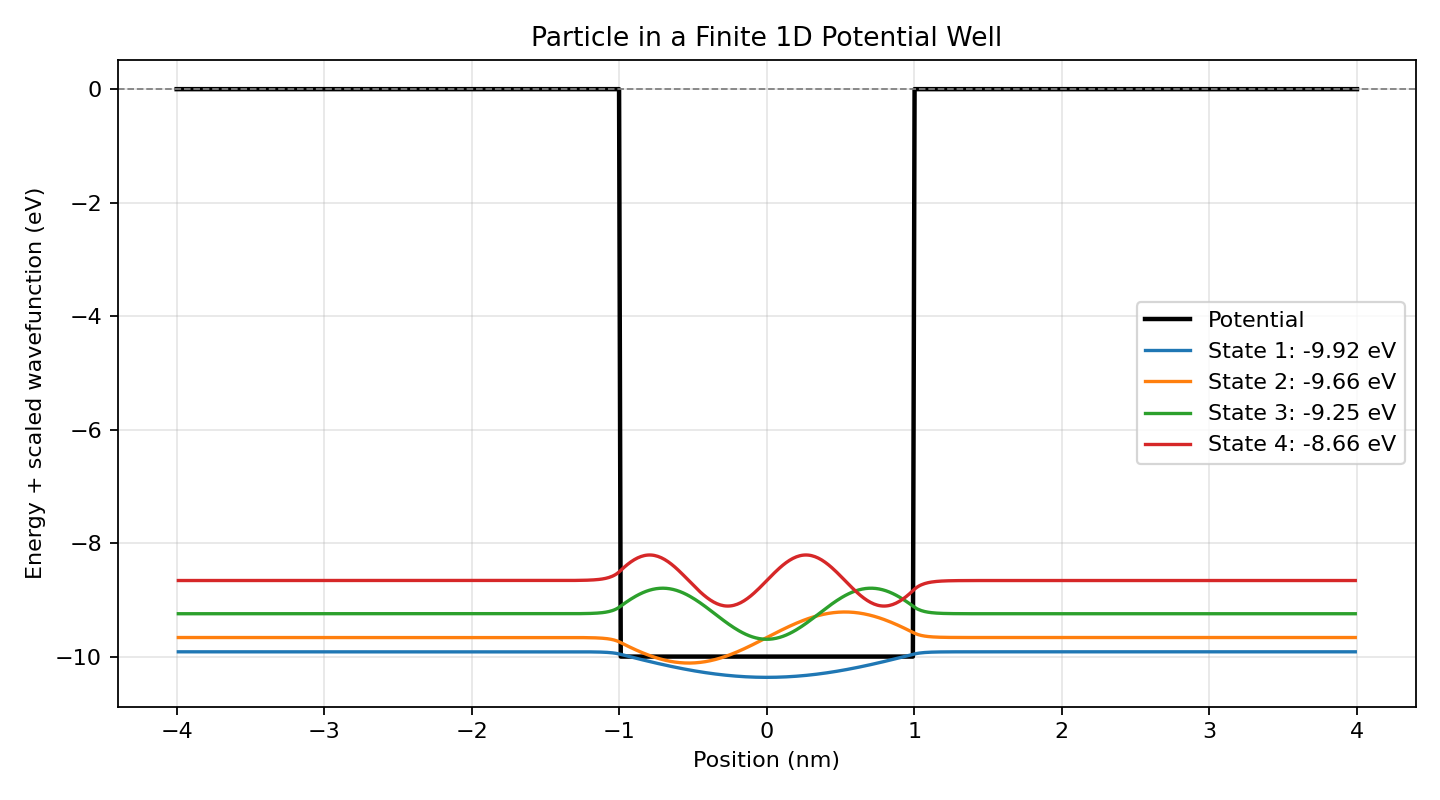

The Python source for this figure:
import numpy as np
import matplotlib
matplotlib.use("Agg")
import matplotlib.pyplot as plt
from pathlib import Path

OUT = Path(__file__).parent / "outputs"
OUT.mkdir(exist_ok=True)

def main():
    # 1D finite square well. The potential is -V0 inside the well and 0 outside.
    hbar = 1.054571817e-34
    electron_mass = 9.1093837e-31
    electron_charge = 1.602176634e-19
    domain = 8.0e-9
    well_width = 2.0e-9
    well_depth_ev = 10.0
    points = 700

    x = np.linspace(-domain / 2, domain / 2, points)
    dx = x[1] - x[0]
    potential_ev = np.where(np.abs(x) <= well_width / 2, -well_depth_ev, 0.0)
    potential_j = potential_ev * electron_charge
    kinetic = hbar**2 / (2 * electron_mass * dx**2)

    # Boundary values are fixed to zero at the outer edges.
    interior_x = x[1:-1]
    interior_potential = potential_j[1:-1]
    size = len(interior_x)
    hamiltonian = np.diag(2 * kinetic * np.ones(size) + interior_potential)
    hamiltonian += np.diag(-kinetic * np.ones(size - 1), 1)
    hamiltonian += np.diag(-kinetic * np.ones(size - 1), -1)

    energies, states = np.linalg.eigh(hamiltonian)
    energies_ev = energies / electron_charge
    bound_indices = np.where(energies_ev < 0)[0]
    print("Particle in a 1D finite square well")
    print(f"Well depth: {well_depth_ev:.1f} eV; well width: {well_width * 1e9:.1f} nm")
    print(f"Bound states found (E < 0 eV): {len(bound_indices)}")
    for idx in bound_indices[:8]:
        print(f"  State {idx + 1}: {energies_ev[idx]:.4f} eV")

    plt.figure(figsize=(9, 5))
    plt.plot(x * 1e9, potential_ev, color="black", linewidth=2, label="Potential")
    for i in range(min(4, len(energies_ev))):
        state = states[:, i].copy()
        state /= np.max(np.abs(state))
        plt.plot(interior_x * 1e9, energies_ev[i] + 0.45 * state,
                 label=f"State {i+1}: {energies_ev[i]:.2f} eV")
    plt.axhline(0, color="gray", linewidth=0.8, linestyle="--")
    plt.xlabel("Position (nm)")
    plt.ylabel("Energy + scaled wavefunction (eV)")
    plt.title("Particle in a Finite 1D Potential Well")
    plt.grid(True, alpha=0.3)
    plt.legend()
    plt.tight_layout()
    path = OUT / "finite_potential_well.png"
    plt.savefig(path, dpi=160)
    plt.close()
    print(f"Plot saved: {path}")

if __name__ == "__main__":
    main()
